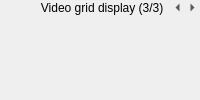
        <widget class="QWidget" name="video_grid_view">
         <layout class="QVBoxLayout" name="verticalLayout_4" stretch="0,1">
          <property name="leftMargin">
           <number>0</number>
          </property>
          <property name="topMargin">
           <number>0</number>
          </property>
          <property name="rightMargin">
           <number>0</number>
          </property>
          <property name="bottomMargin">
           <number>0</number>
          </property>
          <item>
           <layout class="QHBoxLayout" name="video_grid_header" stretch="0,0,0">
            <property name="spacing">
             <number>0</number>
            </property>
            <item>
             <widget class="QLabel" name="video_grid_label">
              <property name="text">
               <string>Video grid display (3/3)  </string>
              </property>
              <property name="alignment">
               <set>Qt::AlignRight|Qt::AlignTrailing|Qt::AlignVCenter</set>
              </property>
             </widget>
            </item>
            <item>
             <widget class="QToolButton" name="video_grid_prev_page">
              <property name="enabled">
               <bool>true</bool>
              </property>
              <property name="maximumSize">
               <size>
                <width>15</width>
                <height>15</height>
               </size>
              </property>
              <property name="text">
               <string>...</string>
              </property>
              <property name="autoRaise">
               <bool>true</bool>
              </property>
              <property name="arrowType">
               <enum>Qt::LeftArrow</enum>
              </property>
             </widget>
            </item>
            <item>
             <widget class="QToolButton" name="video_grid_next_page">
              <property name="maximumSize">
               <size>
                <width>15</width>
                <height>15</height>
               </size>
              </property>
              <property name="text">
               <string>...</string>
              </property>
              <property name="autoRaise">
               <bool>true</bool>
              </property>
              <property name="arrowType">
               <enum>Qt::RightArrow</enum>
              </property>
             </widget>
            </item>
           </layout>
          </item>
          <item>
           <widget class="QWidget" name="preview_displays_grid" native="true"/>
          </item>
         </layout>
        </widget>
